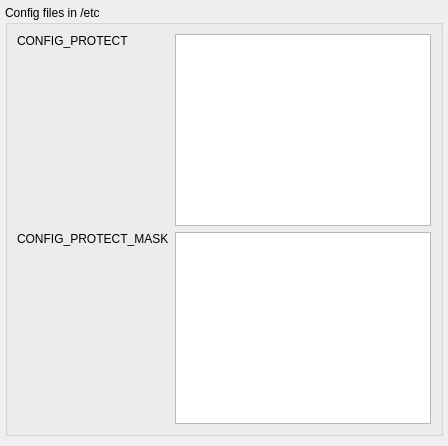
     <widget class="QWidget" name="TabConfigurations">
      <attribute name="title">
       <string>Confi&amp;gurations</string>
      </attribute>
      <layout class="QGridLayout">
       <property name="margin">
        <number>5</number>
       </property>
       <item row="1" column="0">
        <spacer name="spacer19">
         <property name="orientation">
          <enum>Qt::Vertical</enum>
         </property>
         <property name="sizeType">
          <enum>QSizePolicy::Minimum</enum>
         </property>
         <property name="sizeHint" stdset="0">
          <size>
           <width>20</width>
           <height>5</height>
          </size>
         </property>
        </spacer>
       </item>
       <item row="0" column="0">
        <widget class="QGroupBox" name="groupBox10">
         <property name="sizePolicy">
          <sizepolicy hsizetype="MinimumExpanding" vsizetype="MinimumExpanding">
           <horstretch>0</horstretch>
           <verstretch>0</verstretch>
          </sizepolicy>
         </property>
         <property name="title">
          <string>Config files in /etc</string>
         </property>
         <layout class="QGridLayout">
          <item row="0" column="0">
           <widget class="QLabel" name="makeOpts_5">
            <property name="sizePolicy">
             <sizepolicy hsizetype="Fixed" vsizetype="Fixed">
              <horstretch>0</horstretch>
              <verstretch>0</verstretch>
             </sizepolicy>
            </property>
            <property name="text">
             <string>CONFIG_PROTECT</string>
            </property>
            <property name="wordWrap">
             <bool>false</bool>
            </property>
           </widget>
          </item>
          <item row="2" column="0">
           <widget class="QLabel" name="makeOpts_5_2">
            <property name="sizePolicy">
             <sizepolicy hsizetype="Fixed" vsizetype="Fixed">
              <horstretch>0</horstretch>
              <verstretch>0</verstretch>
             </sizepolicy>
            </property>
            <property name="text">
             <string>CONFIG_PROTECT_MASK</string>
            </property>
            <property name="wordWrap">
             <bool>false</bool>
            </property>
           </widget>
          </item>
          <item row="3" column="0">
           <spacer name="spacer8_2">
            <property name="orientation">
             <enum>Qt::Vertical</enum>
            </property>
            <property name="sizeType">
             <enum>QSizePolicy::Expanding</enum>
            </property>
            <property name="sizeHint" stdset="0">
             <size>
              <width>20</width>
              <height>10</height>
             </size>
            </property>
           </spacer>
          </item>
          <item row="1" column="0">
           <spacer name="spacer11">
            <property name="orientation">
             <enum>Qt::Vertical</enum>
            </property>
            <property name="sizeType">
             <enum>QSizePolicy::Expanding</enum>
            </property>
            <property name="sizeHint" stdset="0">
             <size>
              <width>20</width>
              <height>31</height>
             </size>
            </property>
           </spacer>
          </item>
          <item row="2" column="1" rowspan="2">
           <widget class="QTextEdit" name="kcfg_ConfigProtectMask">
            <property name="sizePolicy">
             <sizepolicy hsizetype="Preferred" vsizetype="MinimumExpanding">
              <horstretch>0</horstretch>
              <verstretch>0</verstretch>
             </sizepolicy>
            </property>
            <property name="minimumSize">
             <size>
              <width>20</width>
              <height>0</height>
             </size>
            </property>
           </widget>
          </item>
          <item row="0" column="1" rowspan="2">
           <widget class="QTextEdit" name="kcfg_ConfigProtect">
            <property name="sizePolicy">
             <sizepolicy hsizetype="Preferred" vsizetype="MinimumExpanding">
              <horstretch>0</horstretch>
              <verstretch>0</verstretch>
             </sizepolicy>
            </property>
            <property name="minimumSize">
             <size>
              <width>20</width>
              <height>0</height>
             </size>
            </property>
           </widget>
          </item>
         </layout>
        </widget>
       </item>
      </layout>
     </widget>
